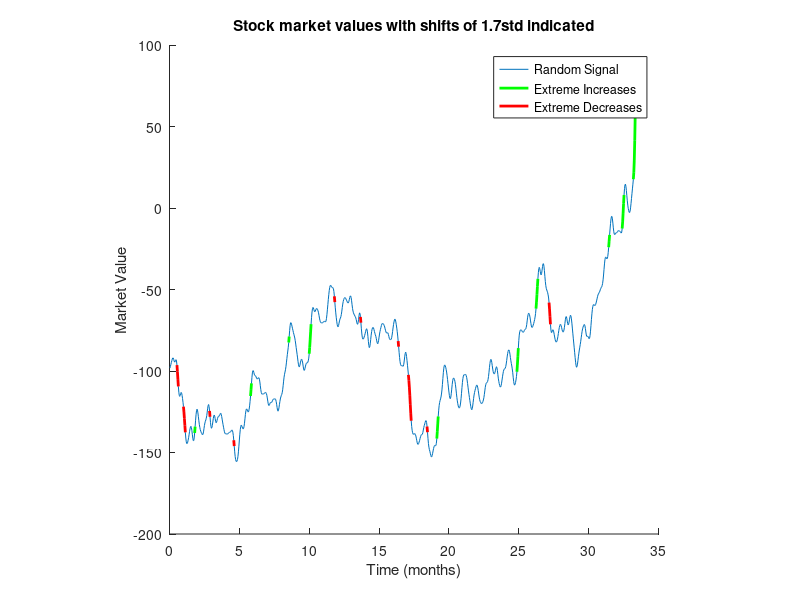

Reproduce this figure in MATLAB.
% This is the exercise for '2. Derivative-based Time Series Segmentation'

%% CONSTANTS
POINTS = 1000;
ZSCORE_THRESH = 1.7;

%% Create random time series
time_vector = (1:POINTS) / 30;
signal = conv(cumsum(randn(1, POINTS)), exp(-zscore(time_vector).^2 / .0001), 'same') + linspace(-100, 100, POINTS);

%% Derivative
d_signal = diff(signal);
d_signal(POINTS) = d_signal(end);

%% Compute thresholds
high_thresh = find(zscore(d_signal) >= ZSCORE_THRESH);
low_thresh = find(zscore(d_signal) <= -ZSCORE_THRESH);

%% Compute jumps
jump_up = nan(1, POINTS);
jump_down = nan(1, POINTS);

jump_up(high_thresh) = signal(high_thresh);
jump_down(low_thresh) = signal(low_thresh);

%% Plot
figure(1), clf, hold on

plot(time_vector, signal)
plot(time_vector, jump_up, 'g', "LineWidth", 2)
plot(time_vector, jump_down, 'r', "LineWidth", 2)

axis square
title(['Stock market values with shifts of ' num2str(ZSCORE_THRESH) 'std indicated'])
legend("Random Signal", "Extreme Increases", "Extreme Decreases")
xlabel('Time (months)')
ylabel('Market Value')